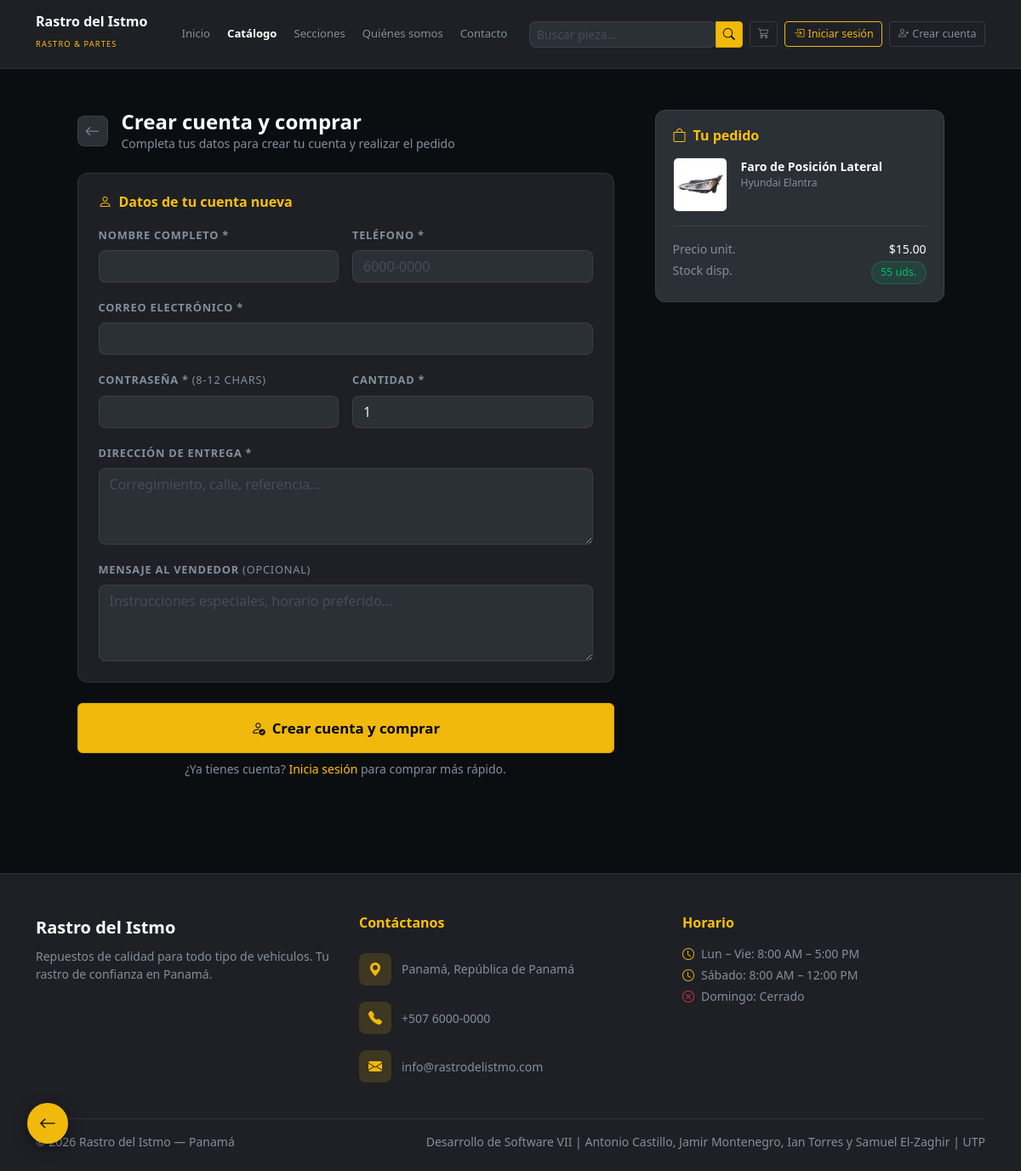
Page /?action=comprar&id=34 on the committed database.
### tables this page shows
CREATE TABLE IF NOT EXISTS `partes` (
  `id` int NOT NULL AUTO_INCREMENT,
  `nombre` varchar(150) NOT NULL,
  `descripcion` text,
  `auto_id` int DEFAULT NULL,
  `seccion_id` int DEFAULT NULL,
  `precio` decimal(10,2) NOT NULL DEFAULT '0.00',
  `cantidad` int NOT NULL DEFAULT '0',
  `thumbnail` varchar(255) DEFAULT NULL,
  `imagen_grande` varchar(255) DEFAULT NULL,
  `activo` tinyint(1) DEFAULT '1',
  `firma_digital` varchar(64) DEFAULT NULL,
  `creado_por` int DEFAULT NULL,
  `creado_en` timestamp NULL DEFAULT CURRENT_TIMESTAMP,
  PRIMARY KEY (`id`),
  KEY `auto_id` (`auto_id`),
  KEY `seccion_id` (`seccion_id`),
  KEY `creado_por` (`creado_por`)
);

CREATE TABLE IF NOT EXISTS `autos` (
  `id` int NOT NULL AUTO_INCREMENT,
  `marca` varchar(100) NOT NULL,
  `modelo` varchar(100) NOT NULL,
  `anio` year NOT NULL,
  `activo` tinyint(1) DEFAULT '1',
  `creado_en` timestamp NULL DEFAULT CURRENT_TIMESTAMP,
  PRIMARY KEY (`id`)
);

### app/Controllers/BaseController.php (called while the page is built, shortened)
<?php
abstract class BaseController implements ErrorHandlerInterface {
    protected function view(string $tpl, array $data = []): void {
        extract($data);
        include BASE_PATH . "/app/Views/" . $tpl . ".php";
    }
}

### app/Controllers/PublicController.php (called while the page is built, shortened)
<?php
class PublicController extends BaseController {
    private PedidoController $pc;
    public function __construct(){ $this->pam=new ParteModel(); $this->cm=new ComentarioModel(); $this->pc=new PedidoController(); }
    public function comprar():         void { $this->pc->formCompra(); }
}

### index.php (called while the page is built, shortened)
<?php
$action = Sanitizer::get("action") ?: "home";
try {
    $ctrl   = new PublicController();
    match($action) {
        "detalle"            => $ctrl->detalle(),
        "comprar"            => $ctrl->comprar(),
        "procesar_compra"    => $ctrl->procesarCompra(),
        "confirmar_compra"   => $ctrl->confirmarCompra(),
        "compra_exitosa"     => $ctrl->exitosa(),
        "mis_pedidos"        => $ctrl->misPedidos(),
        "mi_perfil"          => $ctrl->miPerfil(),
        "carrito"            => $ctrl->carrito(),
        "agregar_carrito"    => $ctrl->agregarCarrito(),
        "quitar_carrito"     => $ctrl->quitarCarrito(),
        "actualizar_carrito" => $ctrl->actualizarCarrito(),
        "procesar_carrito"   => $ctrl->procesarCarrito(),
        "factura"            => (new FacturaController())->generarPublico(),
        default              => $ctrl->home(),
    };
} catch (\Throwable $e) {
    if (isset($ctrl) && $ctrl instanceof ErrorHandlerInterface) { $ctrl->handle($e); }
    else { error_log("[RASTRO] " . $e->getMessage()); }
    header("Location: " . APP_URL . "/"); exit;
}

### app/Config/Database.php (called while the page is built, shortened)
<?php
class Database {
    private static ?PDO $conn = null;
    public static function get(): PDO {
        if (self::$conn === null) {
            try {
                self::$conn = new PDO(
                    "mysql:host=".DB_HOST.";dbname=".DB_NAME.";charset=utf8mb4",
                    DB_USER, DB_PASS,
                    [PDO::ATTR_ERRMODE=>PDO::ERRMODE_EXCEPTION,
                     PDO::ATTR_DEFAULT_FETCH_MODE=>PDO::FETCH_ASSOC,
                     PDO::ATTR_EMULATE_PREPARES=>false]
                );
                self::$conn->exec("SET time_zone = '-05:00'");
            } catch (PDOException $e) {
                http_response_code(500);
                die("<b>Error de BD:</b> ".htmlspecialchars($e->getMessage()));
            }
        }
        return self::$conn;
    }
}

### app/Utils/Sanitizer.php (called while the page is built, shortened)
<?php
class Sanitizer {
    public static function string(string $v): string {
        return htmlspecialchars(strip_tags(trim($v)), ENT_QUOTES, "UTF-8");
    }
    public static function int(mixed $v): int {
        return (int) filter_var($v, FILTER_SANITIZE_NUMBER_INT);
    }
    public static function get(string $key, string $type = "string"): mixed {
        $v = $_GET[$key] ?? "";
        return match($type) {
            "int"   => self::int($v),
            default => self::string((string)$v),
        };
    }
}

### app/Models/BaseModel.php (called while the page is built, shortened)
<?php
abstract class BaseModel implements CrudInterface {
    public function __construct() { $this->db = Database::get(); }
}

### app/Models/ParteModel.php (called while the page is built, shortened)
<?php
class ParteModel extends BaseModel {
    public function findById(int $id): array|false {
        $s=$this->db->prepare("SELECT p.*,a.marca,a.modelo,a.anio,s.nombre AS seccion FROM partes p LEFT JOIN autos a ON a.id=p.auto_id LEFT JOIN secciones s ON s.id=p.seccion_id WHERE p.id=?");
        $s->execute([$id]); return $s->fetch();
    }
}

### app/Views/public/compra.php (the view, shortened to what this page needs)
<?php
include BASE_PATH."/app/Views/layouts/public_header.php";
?>
<a href="javascript:history.back()" class="btn-float-back" title="Volver"><i class="bi bi-arrow-left"></i></a>
<div class="container-xl py-5">
<div class="row g-5 justify-content-center">
  <div class="col-lg-7">
    <div class="d-flex align-items-center gap-3 mb-4">
      <a href="<?=APP_URL?>/?action=detalle&id=<?=$parte["id"]?>" class="btn-back"><i class="bi bi-arrow-left"></i></a>
      <div><h4 class="fw-bold text-white mb-0">Crear cuenta y comprar</h4>
      <p class="text-secondary small mb-0">Completa tus datos para crear tu cuenta y realizar el pedido</p></div>
    </div>
    <form action="<?=APP_URL?>/?action=procesar_compra" method="POST">
      <div class="compra-card mb-4" style="background:var(--bg-1);border:1px solid var(--border);border-radius:var(--radius);padding:1.5rem">
        <h6 class="text-warning fw-bold mb-3"><i class="bi bi-person me-2"></i>Datos de tu cuenta nueva</h6>
        <div class="row g-3">
          <div class="col-md-6"><label class="form-label-dark">Nombre completo *</label><input type="text" name="cliente_nombre" class="form-control dark-input" required></div>
          <div class="col-md-6"><label class="form-label-dark">Teléfono *</label><input type="tel" name="cliente_telefono" class="form-control dark-input" required placeholder="6000-0000"></div>
          <div class="col-12"><label class="form-label-dark">Correo electrónico *</label><input type="email" name="cliente_email" class="form-control dark-input" required></div>
          <div class="col-md-6"><label class="form-label-dark">Contraseña * <span class="text-secondary fw-normal">(8-12 chars)</span></label><input type="password" name="nueva_pass" class="form-control dark-input" minlength="8" maxlength="12" required></div>
          <div class="col-md-6"><label class="form-label-dark">Cantidad *</label><input type="number" name="cantidad" class="form-control dark-input" min="1" max="<?=$parte["cantidad"]?>" value="1" required></div>
          <div class="col-12"><label class="form-label-dark">Dirección de entrega *</label><textarea name="cliente_direccion" class="form-control dark-input auto-exp" required placeholder="Corregimiento, calle, referencia..."></textarea></div>
          <div class="col-12"><label class="form-label-dark">Mensaje al vendedor <span class="text-secondary fw-normal">(opcional)</span></label><textarea name="cliente_notas" class="form-control dark-input auto-exp" placeholder="Instrucciones especiales, horario preferido..."></textarea></div>
        </div>
      </div>
      <button type="submit" class="btn btn-gold fw-bold w-100 py-3" style="font-size:1.05rem">
        <i class="bi bi-person-check me-2"></i>Crear cuenta y comprar
      </button>
      <p class="text-secondary small text-center mt-2">¿Ya tienes cuenta? <a href="<?=APP_URL?>/login.php" class="text-warning">Inicia sesión</a> para comprar más rápido.</p>
    </form>
  </div>
  <div class="col-lg-4">
    <div style="background:var(--bg-2);border:1px solid var(--border);border-radius:var(--radius);padding:1.25rem;position:sticky;top:80px">
      <h6 class="text-warning fw-bold mb-3"><i class="bi bi-bag me-2"></i>Tu pedido</h6>
      <div class="d-flex gap-3 mb-3">
        <?php if($parte["thumbnail"]): ?><img src="<?=APP_URL?>/uploads/thumbnails/<?=htmlspecialchars($parte["thumbnail"])?>" class="rounded-2" style="width:64px;height:64px;object-fit:cover;border:1px solid var(--border)" alt="">
        <?php else: ?><div style="width:64px;height:64px;background:var(--bg-3);border-radius:8px;display:flex;align-items:center;justify-content:center"><i class="bi bi-gear text-secondary"></i></div><?php endif; ?>
        <div><div class="text-white fw-semibold small"><?=htmlspecialchars($parte["nombre"])?></div><?php if($parte["marca"]??""): ?><div class="text-secondary" style="font-size:.75rem"><?=htmlspecialchars($parte["marca"]." ".$parte["modelo"])?></div><?php endif; ?></div>
      </div>
      <hr style="border-color:var(--border)">
      <div class="d-flex justify-content-between mb-1"><span class="text-secondary small">Precio unit.</span><span class="text-white small">$<?=number_format($parte["precio"],2)?></span></div>
      <div class="d-flex justify-content-between"><span class="text-secondary small">Stock disp.</span><span class="chip-success"><?=$parte["cantidad"]?> uds.</span></div>
    </div>
  </div>
</div>
</div>
<?php include BASE_PATH."/app/Views/layouts/public_footer.php"; ?>

### assets/css/style.css (style rules this page uses)
:root { --bg-0: #0B0E11; --bg-1: #1E2026; --bg-2: #2B2F36; --bg-3: #363C45; --accent: #F0B90B; --accent-h: #D4A309; --accent-dim: rgba(240,185,11,.15); --text-1: #EAECEF; --text-2: #848E9C; --text-3: #474D57; --success: #03C076; --danger: #F6465D; --info: #1890FF; --border: rgba(255,255,255,.08); --radius: 12px; --radius-sm: 8px; --shadow: 0 4px 28px rgba(0,0,0,.5); --bs-body-bg: #0B0E11; --bs-body-color: #EAECEF; --bs-card-bg: #1E2026; --bs-card-cap-bg: #2B2F36; --bs-card-color: #EAECEF; --bs-card-border-color: rgba(255,255,255,.08); --bs-table-bg: transparent; --bs-table-color: #EAECEF; --bs-table-border-color: rgba(255,255,255,.08); --bs-table-striped-bg: rgba(255,255,255,.03); --bs-table-hover-bg: rgba(255,255,255,.05); --bs-table-hover-color: #EAECEF; --bs-table-striped-color: #EAECEF; --bs-border-color: rgba(255,255,255,.08); --bs-link-color: #F0B90B; --bs-link-hover-color: #D4A309; --bs-input-bg: #2B2F36; --bs-breadcrumb-divider-color: #474D57; --bs-form-check-input-border: rgba(255,255,255,.2); --bs-modal-bg: #1E2026; --bs-modal-header-bg: #2B2F36; --bs-dropdown-bg: #1E2026; --bs-dropdown-border-color: rgba(255,255,255,.08); --bs-dropdown-color: #EAECEF; --bs-dropdown-link-color: #EAECEF; --bs-dropdown-link-hover-bg: #2B2F36; --bs-nav-pills-link-active-bg: #F0B90B; }
*, *::before, *::after { box-sizing: border-box; }
body { font-family: "Segoe UI", system-ui, sans-serif; background-color: var(--bg-0) !important; color: var(--text-1) !important; }
a { color: var(--accent); text-decoration: none; }
hr { border-color: var(--border); opacity: 1; }
small,.small { color:var(--text-2); }
.text-secondary { color:var(--text-2)!important; }
.form-control,.form-select,.form-control:focus,.form-select:focus { background-color:var(--bg-2)!important; border-color:var(--border)!important; color:var(--text-1)!important; border-radius:var(--radius-sm)!important; }
.form-control::placeholder { color:var(--text-3)!important; }
.btn-gold,.btn-warning { background:var(--accent)!important; border-color:var(--accent-h)!important; color:#000!important;font-weight:600; transition:background .15s,transform .1s; }
.public-body { background:var(--bg-0)!important; }
.chip-success { display:inline-flex;align-items:center;background:rgba(3,192,118,.12);color:var(--success);border:1px solid rgba(3,192,118,.3);border-radius:20px;padding:.2rem .65rem;font-size:.78rem;font-weight:500; }
.form-label-dark { color:var(--text-2);font-size:.8rem;text-transform:uppercase;letter-spacing:.06em;font-weight:600;margin-bottom:.5rem; }
.dark-input { background:var(--bg-2)!important;border:1px solid var(--border)!important;color:var(--text-1)!important;border-radius:var(--radius-sm)!important; }
.dark-input::placeholder { color:var(--text-3)!important; }
.btn-back { background:var(--bg-2);border:1px solid var(--border);color:var(--text-2);width:36px;height:36px;border-radius:var(--radius-sm);display:inline-flex;align-items:center;justify-content:center;font-size:1.1rem;transition:background .15s; }
.compra-card { background:var(--bg-1);border:1px solid var(--border);border-radius:var(--radius);padding:1.75rem; }

### assets/css/extra.css (style rules this page uses)
.btn-float-back { position:fixed; bottom:2rem; left:2rem; width:48px; height:48px; border-radius:50%; background:var(--accent); color:#000; display:flex; align-items:center; justify-content:center; font-size:1.25rem; box-shadow:0 4px 18px rgba(0,0,0,.45); z-index:999; cursor:pointer; transition:transform .2s; border:none; text-decoration:none; }
textarea.auto-exp { resize:vertical;min-height:90px;transition:height .15s; }

### rows in the picture
partes: thumbnail (picture), nombre "Faro de Posición Lateral", auto.modelo "Hyundai Elantra", precio "15.00", cantidad "55"
